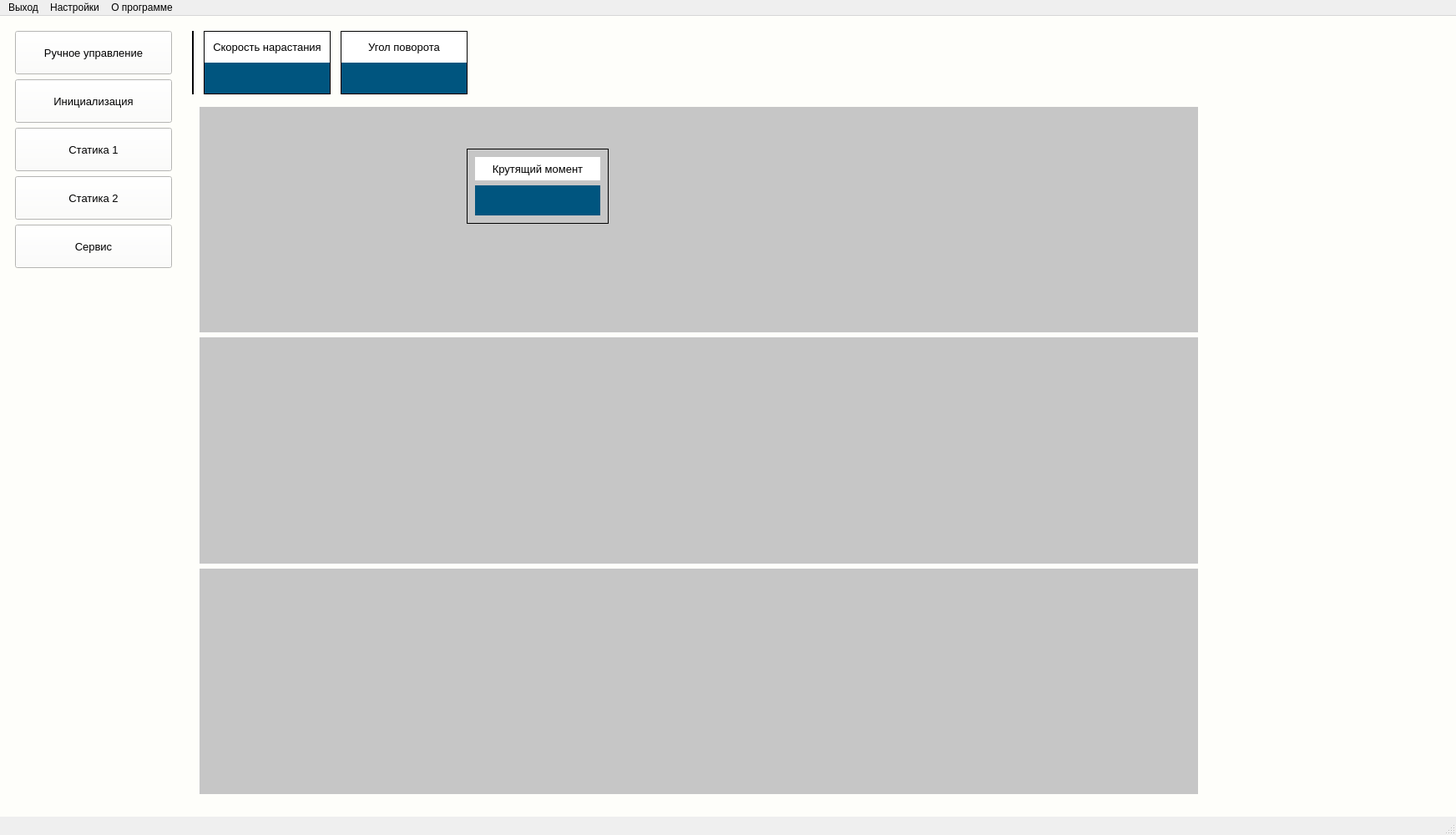
<?xml version="1.0" encoding="UTF-8"?>
<ui version="4.0">
 <class>MainWindow</class>
 <widget class="QMainWindow" name="MainWindow">
  <property name="windowModality">
   <enum>Qt::NonModal</enum>
  </property>
  <property name="geometry">
   <rect>
    <x>0</x>
    <y>0</y>
    <width>1744</width>
    <height>1000</height>
   </rect>
  </property>
  <property name="windowTitle">
   <string>Повортная статика</string>
  </property>
  <property name="toolButtonStyle">
   <enum>Qt::ToolButtonTextBesideIcon</enum>
  </property>
  <widget class="QWidget" name="centralwidget">
   <property name="styleSheet">
    <string notr="true">background-color: rgb(254, 254, 250);</string>
   </property>
   <layout class="QVBoxLayout" name="verticalLayout_3">
    <item>
     <layout class="QHBoxLayout" name="horizontalLayout_2" stretch="2,12,2">
      <item>
       <widget class="QWidget" name="left_panel" native="true">
        <layout class="QVBoxLayout" name="verticalLayout_5">
         <item>
          <layout class="QVBoxLayout" name="verticalLayout_4">
           <item>
            <widget class="QPushButton" name="btnHand">
             <property name="minimumSize">
              <size>
               <width>0</width>
               <height>52</height>
              </size>
             </property>
             <property name="font">
              <font>
               <family>Segoe UI</family>
               <pointsize>10</pointsize>
              </font>
             </property>
             <property name="text">
              <string>Ручное управление</string>
             </property>
             <property name="checkable">
              <bool>true</bool>
             </property>
            </widget>
           </item>
           <item>
            <widget class="QPushButton" name="btnInit">
             <property name="minimumSize">
              <size>
               <width>0</width>
               <height>52</height>
              </size>
             </property>
             <property name="font">
              <font>
               <family>Segoe UI</family>
               <pointsize>10</pointsize>
              </font>
             </property>
             <property name="text">
              <string>Инициализация</string>
             </property>
            </widget>
           </item>
           <item>
            <widget class="QPushButton" name="btnStatic1">
             <property name="minimumSize">
              <size>
               <width>0</width>
               <height>52</height>
              </size>
             </property>
             <property name="font">
              <font>
               <family>Segoe UI</family>
               <pointsize>10</pointsize>
              </font>
             </property>
             <property name="text">
              <string>Статика 1</string>
             </property>
            </widget>
           </item>
           <item>
            <widget class="QPushButton" name="btnStatic2">
             <property name="minimumSize">
              <size>
               <width>0</width>
               <height>52</height>
              </size>
             </property>
             <property name="font">
              <font>
               <family>Segoe UI</family>
               <pointsize>10</pointsize>
              </font>
             </property>
             <property name="text">
              <string>Статика 2</string>
             </property>
            </widget>
           </item>
           <item>
            <widget class="QPushButton" name="btnService">
             <property name="minimumSize">
              <size>
               <width>0</width>
               <height>52</height>
              </size>
             </property>
             <property name="font">
              <font>
               <family>Segoe UI</family>
               <pointsize>10</pointsize>
              </font>
             </property>
             <property name="text">
              <string>Сервис</string>
             </property>
            </widget>
           </item>
           <item>
            <spacer name="verticalSpacer">
             <property name="orientation">
              <enum>Qt::Vertical</enum>
             </property>
             <property name="sizeHint" stdset="0">
              <size>
               <width>20</width>
               <height>40</height>
              </size>
             </property>
            </spacer>
           </item>
          </layout>
         </item>
        </layout>
       </widget>
      </item>
      <item>
       <widget class="QStackedWidget" name="mainStack">
        <property name="currentIndex">
         <number>0</number>
        </property>
        <widget class="QWidget" name="page">
         <layout class="QVBoxLayout" name="verticalLayout_2" stretch="2,22">
          <item>
           <layout class="QHBoxLayout" name="horizontalLayout">
            <property name="spacing">
             <number>12</number>
            </property>
            <item>
             <widget class="QFrame" name="frame_2">
              <property name="minimumSize">
               <size>
                <width>0</width>
                <height>0</height>
               </size>
              </property>
              <property name="frameShape">
               <enum>QFrame::Box</enum>
              </property>
              <property name="frameShadow">
               <enum>QFrame::Plain</enum>
              </property>
              <layout class="QVBoxLayout" name="verticalLayout_6">
               <property name="spacing">
                <number>0</number>
               </property>
               <property name="leftMargin">
                <number>0</number>
               </property>
               <property name="topMargin">
                <number>0</number>
               </property>
               <property name="rightMargin">
                <number>0</number>
               </property>
               <property name="bottomMargin">
                <number>0</number>
               </property>
              </layout>
             </widget>
            </item>
            <item>
             <widget class="QFrame" name="frame_4">
              <property name="minimumSize">
               <size>
                <width>0</width>
                <height>0</height>
               </size>
              </property>
              <property name="frameShape">
               <enum>QFrame::Box</enum>
              </property>
              <property name="frameShadow">
               <enum>QFrame::Plain</enum>
              </property>
              <layout class="QVBoxLayout" name="verticalLayout_12">
               <property name="spacing">
                <number>0</number>
               </property>
               <property name="leftMargin">
                <number>0</number>
               </property>
               <property name="topMargin">
                <number>0</number>
               </property>
               <property name="rightMargin">
                <number>0</number>
               </property>
               <property name="bottomMargin">
                <number>0</number>
               </property>
               <item>
                <widget class="QLabel" name="label_8">
                 <property name="minimumSize">
                  <size>
                   <width>0</width>
                   <height>28</height>
                  </size>
                 </property>
                 <property name="font">
                  <font>
                   <family>Segoe UI</family>
                   <pointsize>10</pointsize>
                   <bold>false</bold>
                  </font>
                 </property>
                 <property name="styleSheet">
                  <string notr="true">background-color: rgb(255, 255, 255);</string>
                 </property>
                 <property name="text">
                  <string>Скорость нарастания</string>
                 </property>
                 <property name="alignment">
                  <set>Qt::AlignCenter</set>
                 </property>
                </widget>
               </item>
               <item>
                <widget class="QLabel" name="leVelocity">
                 <property name="minimumSize">
                  <size>
                   <width>150</width>
                   <height>36</height>
                  </size>
                 </property>
                 <property name="font">
                  <font>
                   <family>Inconsolata LGC Nerd Font</family>
                   <pointsize>12</pointsize>
                   <bold>false</bold>
                  </font>
                 </property>
                 <property name="styleSheet">
                  <string notr="true">background-color: rgb(0, 85, 127);
color: rgb(170, 255, 255);</string>
                 </property>
                 <property name="text">
                  <string/>
                 </property>
                 <property name="alignment">
                  <set>Qt::AlignCenter</set>
                 </property>
                </widget>
               </item>
              </layout>
             </widget>
            </item>
            <item>
             <widget class="QFrame" name="frame_5">
              <property name="minimumSize">
               <size>
                <width>0</width>
                <height>0</height>
               </size>
              </property>
              <property name="frameShape">
               <enum>QFrame::Box</enum>
              </property>
              <property name="frameShadow">
               <enum>QFrame::Plain</enum>
              </property>
              <layout class="QVBoxLayout" name="verticalLayout_13">
               <property name="spacing">
                <number>0</number>
               </property>
               <property name="leftMargin">
                <number>0</number>
               </property>
               <property name="topMargin">
                <number>0</number>
               </property>
               <property name="rightMargin">
                <number>0</number>
               </property>
               <property name="bottomMargin">
                <number>0</number>
               </property>
               <item>
                <widget class="QLabel" name="label_9">
                 <property name="minimumSize">
                  <size>
                   <width>0</width>
                   <height>28</height>
                  </size>
                 </property>
                 <property name="font">
                  <font>
                   <family>Segoe UI</family>
                   <pointsize>10</pointsize>
                   <bold>false</bold>
                  </font>
                 </property>
                 <property name="styleSheet">
                  <string notr="true">background-color: rgb(255, 255, 255);</string>
                 </property>
                 <property name="text">
                  <string>Угол поворота</string>
                 </property>
                 <property name="alignment">
                  <set>Qt::AlignCenter</set>
                 </property>
                </widget>
               </item>
               <item>
                <widget class="QLabel" name="leAngle">
                 <property name="minimumSize">
                  <size>
                   <width>150</width>
                   <height>36</height>
                  </size>
                 </property>
                 <property name="font">
                  <font>
                   <family>Inconsolata LGC Nerd Font</family>
                   <pointsize>12</pointsize>
                   <bold>false</bold>
                  </font>
                 </property>
                 <property name="styleSheet">
                  <string notr="true">background-color: rgb(0, 85, 127);
color: rgb(170, 255, 255);</string>
                 </property>
                 <property name="text">
                  <string/>
                 </property>
                 <property name="alignment">
                  <set>Qt::AlignCenter</set>
                 </property>
                </widget>
               </item>
              </layout>
             </widget>
            </item>
            <item>
             <spacer name="horizontalSpacer_5">
              <property name="orientation">
               <enum>Qt::Horizontal</enum>
              </property>
              <property name="sizeHint" stdset="0">
               <size>
                <width>40</width>
                <height>20</height>
               </size>
              </property>
             </spacer>
            </item>
           </layout>
          </item>
          <item>
           <layout class="QVBoxLayout" name="verticalLayout">
            <item>
             <widget class="QWidget" name="widget_3" native="true">
              <layout class="QVBoxLayout" name="verticalLayout_8">
               <item>
                <layout class="QHBoxLayout" name="horizontalLayout_3" stretch="20,0">
                 <item>
                  <layout class="QVBoxLayout" name="verticalLayout_7">
                   <item>
                    <widget class="GraphWidget" name="graph_tension" native="true">
                     <property name="styleSheet">
                      <string notr="true">background-color: rgb(198, 198, 198);</string>
                     </property>
                     <widget class="QFrame" name="frame_3">
                      <property name="geometry">
                       <rect>
                        <x>320</x>
                        <y>50</y>
                        <width>170</width>
                        <height>90</height>
                       </rect>
                      </property>
                      <property name="frameShape">
                       <enum>QFrame::Box</enum>
                      </property>
                      <property name="frameShadow">
                       <enum>QFrame::Plain</enum>
                      </property>
                      <layout class="QVBoxLayout" name="verticalLayout_9">
                       <item>
                        <widget class="QLabel" name="label_3">
                         <property name="minimumSize">
                          <size>
                           <width>0</width>
                           <height>28</height>
                          </size>
                         </property>
                         <property name="font">
                          <font>
                           <family>Segoe UI</family>
                           <pointsize>10</pointsize>
                           <bold>false</bold>
                          </font>
                         </property>
                         <property name="styleSheet">
                          <string notr="true">background-color: rgb(255, 255, 255);</string>
                         </property>
                         <property name="text">
                          <string>Крутящий момент</string>
                         </property>
                         <property name="alignment">
                          <set>Qt::AlignCenter</set>
                         </property>
                        </widget>
                       </item>
                       <item>
                        <widget class="QLabel" name="leTension">
                         <property name="minimumSize">
                          <size>
                           <width>150</width>
                           <height>36</height>
                          </size>
                         </property>
                         <property name="font">
                          <font>
                           <family>Inconsolata LGC Nerd Font</family>
                           <pointsize>12</pointsize>
                           <bold>false</bold>
                          </font>
                         </property>
                         <property name="styleSheet">
                          <string notr="true">background-color: rgb(0, 85, 127);
color: rgb(170, 255, 255);</string>
                         </property>
                         <property name="text">
                          <string/>
                         </property>
                         <property name="alignment">
                          <set>Qt::AlignCenter</set>
                         </property>
                        </widget>
                       </item>
                      </layout>
                     </widget>
                    </widget>
                   </item>
                   <item>
                    <widget class="GraphWidget" name="graph_angle" native="true">
                     <property name="styleSheet">
                      <string notr="true">background-color: rgb(198, 198, 198);</string>
                     </property>
                    </widget>
                   </item>
                   <item>
                    <widget class="GraphWidget" name="graph_velocity" native="true">
                     <property name="styleSheet">
                      <string notr="true">background-color: rgb(198, 198, 198);</string>
                     </property>
                    </widget>
                   </item>
                  </layout>
                 </item>
                 <item>
                  <widget class="QFrame" name="frame">
                   <property name="styleSheet">
                    <string notr="true">background-color: rgb(254, 254, 250);</string>
                   </property>
                   <property name="frameShape">
                    <enum>QFrame::StyledPanel</enum>
                   </property>
                   <property name="frameShadow">
                    <enum>QFrame::Raised</enum>
                   </property>
                  </widget>
                 </item>
                </layout>
               </item>
              </layout>
             </widget>
            </item>
           </layout>
          </item>
         </layout>
        </widget>
        <widget class="QWidget" name="page_3">
         <widget class="QLabel" name="label">
          <property name="geometry">
           <rect>
            <x>480</x>
            <y>400</y>
            <width>251</width>
            <height>41</height>
           </rect>
          </property>
          <property name="font">
           <font>
            <pointsize>24</pointsize>
           </font>
          </property>
          <property name="text">
           <string>Инициализация</string>
          </property>
          <property name="alignment">
           <set>Qt::AlignCenter</set>
          </property>
         </widget>
        </widget>
        <widget class="QWidget" name="page_2">
         <widget class="QLabel" name="label_2">
          <property name="geometry">
           <rect>
            <x>460</x>
            <y>410</y>
            <width>251</width>
            <height>41</height>
           </rect>
          </property>
          <property name="font">
           <font>
            <pointsize>24</pointsize>
           </font>
          </property>
          <property name="text">
           <string>Статика 1</string>
          </property>
          <property name="alignment">
           <set>Qt::AlignCenter</set>
          </property>
         </widget>
        </widget>
        <widget class="QWidget" name="page_4">
         <widget class="QLabel" name="label_6">
          <property name="geometry">
           <rect>
            <x>470</x>
            <y>400</y>
            <width>251</width>
            <height>41</height>
           </rect>
          </property>
          <property name="font">
           <font>
            <pointsize>24</pointsize>
           </font>
          </property>
          <property name="text">
           <string>Статика 2</string>
          </property>
          <property name="alignment">
           <set>Qt::AlignCenter</set>
          </property>
         </widget>
        </widget>
        <widget class="QWidget" name="page_5">
         <widget class="QLabel" name="label_7">
          <property name="geometry">
           <rect>
            <x>510</x>
            <y>410</y>
            <width>251</width>
            <height>41</height>
           </rect>
          </property>
          <property name="font">
           <font>
            <pointsize>24</pointsize>
           </font>
          </property>
          <property name="text">
           <string>Сервис</string>
          </property>
          <property name="alignment">
           <set>Qt::AlignCenter</set>
          </property>
         </widget>
        </widget>
       </widget>
      </item>
      <item>
       <widget class="QWidget" name="right_panel" native="true">
        <property name="minimumSize">
         <size>
          <width>270</width>
          <height>0</height>
         </size>
        </property>
        <layout class="QVBoxLayout" name="vBox_r_panel"/>
       </widget>
      </item>
     </layout>
    </item>
   </layout>
  </widget>
  <widget class="QMenuBar" name="menubar">
   <property name="geometry">
    <rect>
     <x>0</x>
     <y>0</y>
     <width>1744</width>
     <height>22</height>
    </rect>
   </property>
   <widget class="QMenu" name="menuAbout">
    <property name="title">
     <string>О программе</string>
    </property>
   </widget>
   <widget class="QMenu" name="menuExit">
    <property name="title">
     <string>Выход</string>
    </property>
   </widget>
   <widget class="QMenu" name="menu">
    <property name="title">
     <string>Настройки</string>
    </property>
   </widget>
   <addaction name="menuExit"/>
   <addaction name="menu"/>
   <addaction name="menuAbout"/>
  </widget>
  <widget class="QStatusBar" name="statusbar"/>
 </widget>
 <customwidgets>
  <customwidget>
   <class>GraphWidget</class>
   <extends>QWidget</extends>
   <header>graph_widget</header>
   <container>1</container>
  </customwidget>
 </customwidgets>
 <resources/>
 <connections/>
</ui>
